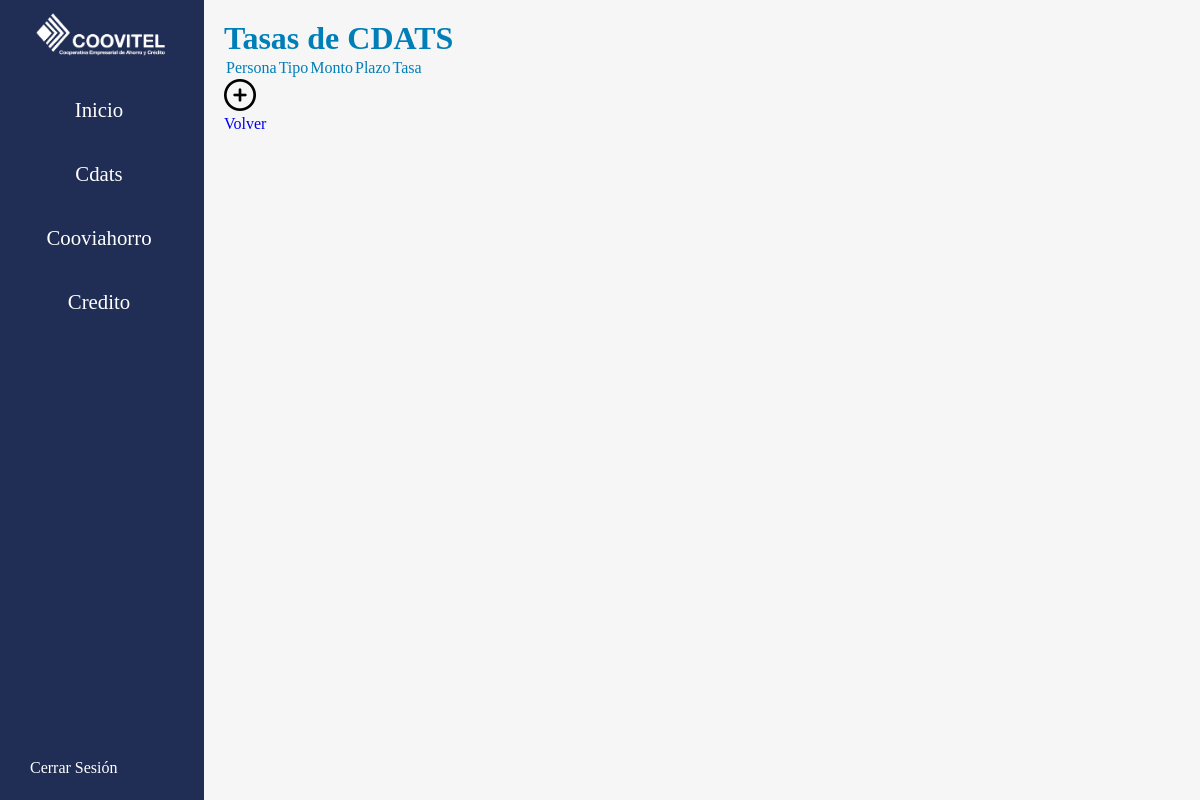
/cdats (signed in), run on an earlier commit of the app's database.
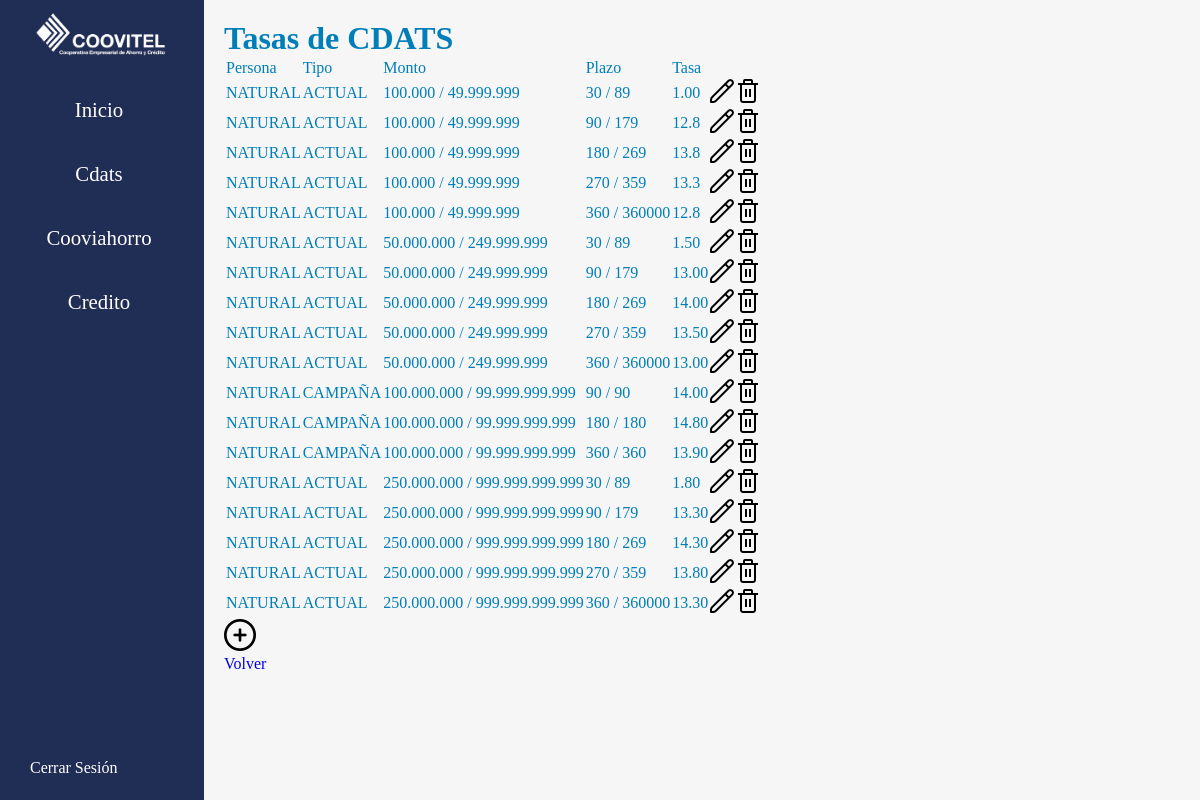
And on a later commit of the database.
### controls/models.py (models this page shows, shortened)
class TasasCDAT(models.Model):
    person = models.CharField(max_length=100)
    type = models.CharField(max_length=100)
    since = models.CharField(max_length=100)
    until = models.CharField(max_length=100)
    amountsince = models.IntegerField()
    amountuntil = models.IntegerField()
    tasa = models.CharField(max_length=100)

### controls/views.py (the view)
# urls.py: path("cdats", views.Cdat, name="cdats"),
@login_required(login_url="login")
def Cdat(request):
    cdats = TasasCDAT.objects.all()
    return render(request, 'cdat.html', {'cdats': cdats})

### controls/templates/cdat.html
{% extends 'base.html' %}
{% load humanize %}
{% block content %}
    <div class="cdats">
        <h1 class="title">Tasas de CDATS</h1>
        <div>
            <table>
                <tr>
                    <td class="ttb">Persona</td>
                    <td class="ttb">Tipo</td>
                    <td class="ttb">Monto</td>
                    <td class="ttb">Plazo</td>
                    <td class="ttb">Tasa</td>
                    <td class="icon"></td>
                    <td class="icon"></td>
                </tr>
                {% for cdat in cdats%}
                    <tr>
                        <td class="tb data">{{cdat.person}}</td>
                        <td class="tb data">{{cdat.type}}</td>
                        <td class="tb data">{{cdat.since|intcomma}} / {{ cdat.until|intcomma }}</td>
                        <td class="tb data">{{cdat.amountsince|intcomma}} / {{cdat.amountuntil}}</td>
                        <td class="tb data">{{cdat.tasa}}</td>
                        <td class="tb"><a href="{% url 'updatecdat' cdat.id%}"><img class="image" src="static/images/lapiz.png"/></a></td>
                        <td class="tb"><a onclick="return confirm('Esta seguro de eliminar este rango de cdat?')" href="{% url 'deletecdat' cdat.id %}"><img class="image" src="static/images/basura.png"/></a></td>
                    </tr>
                {% endfor %}
            </table>
        </div>
        <a href="{% url 'createcdat' %}"><img class="image" src="static/images/agregar.png"/></a>
        <div class="cont-back">
            <a class="back" href="{% url 'admin' %}">Volver</a>
        </div>
    </div>
{% endblock %}

What changed in the data, as far as the page shows it:
added TasasCDAT: person "NATURAL", type "ACTUAL", since "100.000", until "49.999.999", amountsince "30", amountuntil "89", tasa "1.00"
added TasasCDAT: person "NATURAL", type "ACTUAL", since "100.000", until "49.999.999", amountsince "90", amountuntil "179", tasa "12.8"
added TasasCDAT: person "NATURAL", type "ACTUAL", since "100.000", until "49.999.999", amountsince "180", amountuntil "269", tasa "13.8"
added TasasCDAT: person "NATURAL", type "ACTUAL", since "100.000", until "49.999.999", amountsince "270", amountuntil "359", tasa "13.3"
added TasasCDAT: person "NATURAL", type "ACTUAL", since "100.000", until "49.999.999", amountsince "360", amountuntil "360000", tasa "12.8"
added TasasCDAT: person "NATURAL", type "ACTUAL", since "50.000.000", until "249.999.999", amountsince "30", amountuntil "89", tasa "1.50"
added TasasCDAT: person "NATURAL", type "ACTUAL", since "50.000.000", until "249.999.999", amountsince "90", amountuntil "179", tasa "13.00"
added TasasCDAT: person "NATURAL", type "ACTUAL", since "50.000.000", until "249.999.999", amountsince "180", amountuntil "269", tasa "14.00"
added TasasCDAT: person "NATURAL", type "ACTUAL", since "50.000.000", until "249.999.999", amountsince "270", amountuntil "359", tasa "13.50"
added TasasCDAT: person "NATURAL", type "ACTUAL", since "50.000.000", until "249.999.999", amountsince "360", amountuntil "360000", tasa "13.00"
added TasasCDAT: person "NATURAL", type "CAMPAÑA", since "100.000.000", until "99.999.999.999", amountsince "90", amountuntil "90", tasa "14.00"
added TasasCDAT: person "NATURAL", type "CAMPAÑA", since "100.000.000", until "99.999.999.999", amountsince "180", amountuntil "180", tasa "14.80"
added TasasCDAT: person "NATURAL", type "CAMPAÑA", since "100.000.000", until "99.999.999.999", amountsince "360", amountuntil "360", tasa "13.90"
added TasasCDAT: person "NATURAL", type "ACTUAL", since "250.000.000", until "999.999.999.999", amountsince "30", amountuntil "89", tasa "1.80"
added TasasCDAT: person "NATURAL", type "ACTUAL", since "250.000.000", until "999.999.999.999", amountsince "90", amountuntil "179", tasa "13.30"
added TasasCDAT: person "NATURAL", type "ACTUAL", since "250.000.000", until "999.999.999.999", amountsince "180", amountuntil "269", tasa "14.30"
added TasasCDAT: person "NATURAL", type "ACTUAL", since "250.000.000", until "999.999.999.999", amountsince "270", amountuntil "359", tasa "13.80"
added TasasCDAT: person "NATURAL", type "ACTUAL", since "250.000.000", until "999.999.999.999", amountsince "360", amountuntil "360000", tasa "13.30"
